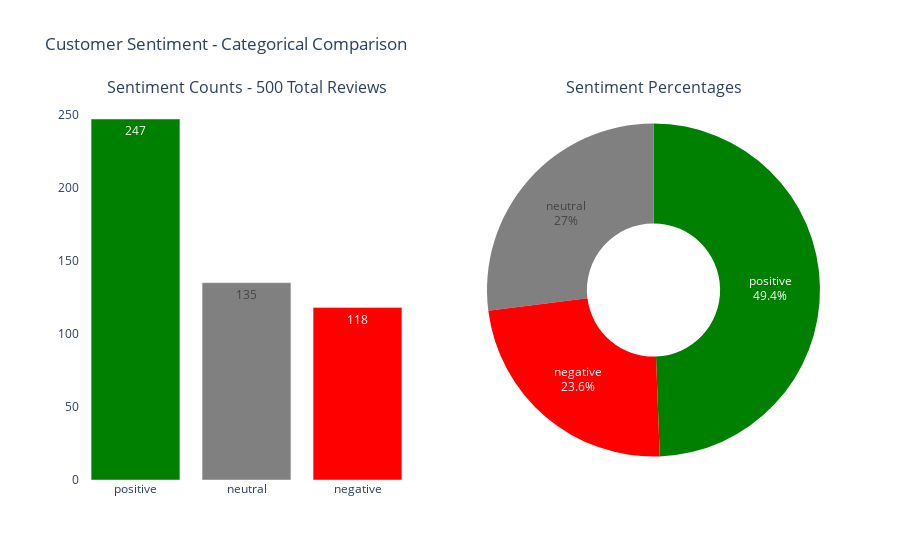

Notebook code for this chart:
### Markdown cell above
#### Render our visualizations.

I felt like a bar chart best represented the counts.  The instructions specifically said "number of", so I included the total reviews in the title of the bar subplot.

I felt like a pie chart best represented the percentage views.

### Code cell
import plotly.graph_objects as go
import pandas as pd

sentiment_counts = df['sentiment'].value_counts().reindex(['positive', 'neutral', 'negative'], fill_value=0)
#display(sentiment_counts)

# Let's show the counts as bars
#   Since there are only 3 categories, we'll provide some custom indicator colors
bar = go.Bar(
    x=sentiment_counts.index,
    y=sentiment_counts.values,
    marker_color=['green', 'gray', 'red'],
    text=sentiment_counts.values,
    name="Counts"
)

# We'll show the percentages as a pie chart
pie = go.Pie(
    labels=sentiment_counts.index,
    values=sentiment_counts.values,
    marker=dict(colors=['green', 'gray', 'red']),
    textinfo='percent+label',
    hole=0.4,  # donut style
    name="Percents"
)

# Combine into subplots
from plotly.subplots import make_subplots

fig = make_subplots(rows=1, cols=2, specs=[[{'type':'xy'}, {'type':'domain'}]],
                    subplot_titles=(f'Sentiment Counts - {len(df)} Total Reviews', 'Sentiment Percentages')) # i include a total count here

fig.add_trace(bar, row=1, col=1)
fig.add_trace(pie, row=1, col=2)

fig.update_layout(
    title_text='Customer Sentiment - Categorical Comparison',
    plot_bgcolor='white',
    paper_bgcolor='white',
    showlegend=False
)

fig.show()

### Figure 1 — Plotly figure (JSON) as saved in the notebook; plotly's stock layout.template omitted (floating-point values rounded to 4 significant figures)
{"data": [{"marker": {"color": ["green", "gray", "red"]}, "name": "Counts", "text": [247.0, 135.0, 118.0], "type": "bar", "x": ["positive", "neutral", "negative"], "xaxis": "x", "y": [247, 135, 118], "yaxis": "y"}, {"domain": {"x": [0.55, 1], "y": [0, 1]}, "hole": 0.4, "labels": ["positive", "neutral", "negative"], "marker": {"colors": ["green", "gray", "red"]}, "name": "Percents", "textinfo": "percent+label", "type": "pie", "values": [247, 135, 118]}], "layout": {"annotations": [{"font": {"size": 16}, "showarrow": false, "text": "Sentiment Counts - 500 Total Reviews", "x": 0.225, "xanchor": "center", "xref": "paper", "y": 1, "yanchor": "bottom", "yref": "paper"}, {"font": {"size": 16}, "showarrow": false, "text": "Sentiment Percentages", "x": 0.775, "xanchor": "center", "xref": "paper", "y": 1, "yanchor": "bottom", "yref": "paper"}], "paper_bgcolor": "white", "plot_bgcolor": "white", "showlegend": false, "title": {"text": "Customer Sentiment - Categorical Comparison"}, "xaxis": {"anchor": "y", "domain": [0, 0.45]}, "yaxis": {"anchor": "x", "domain": [0, 1]}}}
